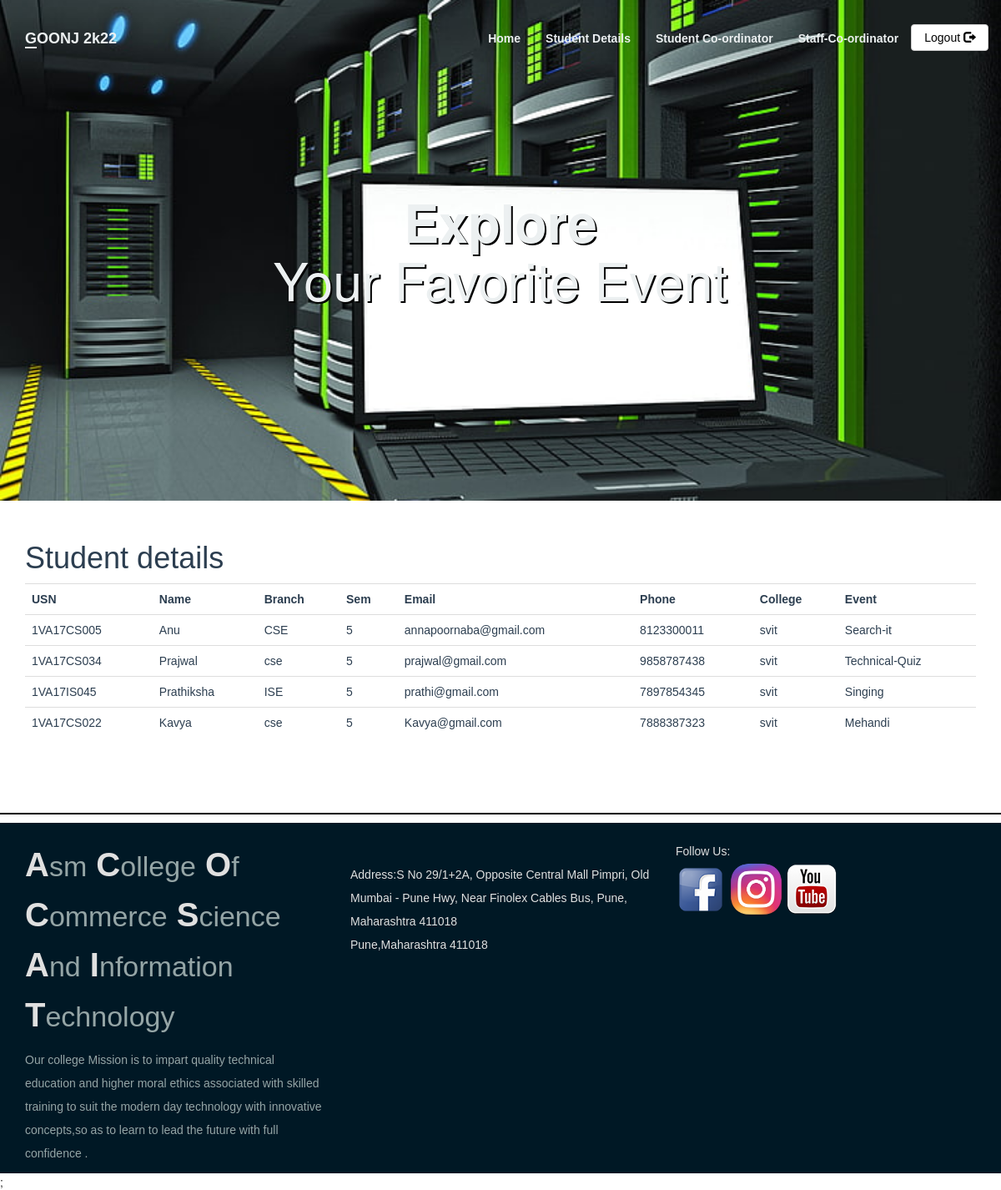
Page /Stu_details.php on the committed database.
### tables this page shows
CREATE TABLE `registered` (
  `usn` varchar(20) NOT NULL,
  `name` varchar(100) NOT NULL,
  `branch` varchar(11) NOT NULL,
  `sem` int(11) NOT NULL,
  `email` varchar(300) NOT NULL,
  `phone` varchar(12) NOT NULL,
  `college` varchar(20) NOT NULL
);

CREATE TABLE `participent` (
  `pid` int(11) NOT NULL,
  `usn` varchar(20) NOT NULL,
  `event_title` varchar(50) NOT NULL
);

### Stu_details.php (the view, shortened to what this page needs)
<?php
include_once 'classes/db1.php';
$result = mysqli_query($conn,"SELECT * FROM registered r ,participent p WHERE
 r.usn = p.usn");
?>
<!DOCTYPE html>
<html>
<head>
        <?php require 'utils/styles.php'; ?>
    </head>
<body><?php include 'utils/adminHeader.php'?>
<div class = "content">
<div class = "container">
<h1>Student details</h1>
<?php
if (mysqli_num_rows($result) > 0) {
?>
 <table class="table table-hover" >
  <tr>
  <th>USN</th>
    <th>Name</th>
    <th>Branch</th>
    <th>Sem</th>
    <th>Email</th>
    <th>Phone</th>
    <th>College</th>
    <th>Event</th>
  </tr>
<?php
while($row = mysqli_fetch_array($result)) {
?>
<tr>
<td><?php echo $row["usn"]; ?></td>
    <td><?php echo $row["name"]; ?></td>
    <td><?php echo $row["branch"]; ?></td>
    <td><?php echo $row["sem"]; ?></td>
    <td><?php echo $row["email"]; ?></td>
    <td><?php echo $row["phone"]; ?></td>
    <td><?php echo $row["college"]; ?></td>
    <td><?php echo $row["event_title"]; ?></td>
</tr>
<?php
}
?>
</table>
 <?php
}
else{
    echo "No result found";
}
?>
</div>
</div>
<?php include 'utils/footer.php'?>;
 </body>
</html>

### css/style.css (style rules this page uses)
body { overflow-x: hidden; }
.content { font-family: Arial, Helvetica, sans-serif; color: #2C3E50; }

### rows in the picture
registered: participent.usn "1VA17CS005", name "Anu", branch "CSE", sem "5", email "annapoornaba@gmail.com", phone "8123300011", college "svit", participent.event_title "Search-it"
registered: participent.usn "1VA17CS034", name "Prajwal", branch "cse", sem "5", email "prajwal@gmail.com", phone "9858787438", college "svit", participent.event_title "Technical-Quiz"
registered: participent.usn "1VA17IS045", name "Prathiksha", branch "ISE", sem "5", email "prathi@gmail.com", phone "7897854345", college "svit", participent.event_title "Singing"
registered: participent.usn "1VA17CS022", name "Kavya", branch "cse", sem "5", email "Kavya@gmail.com", phone "7888387323", college "svit", participent.event_title "Mehandi"
